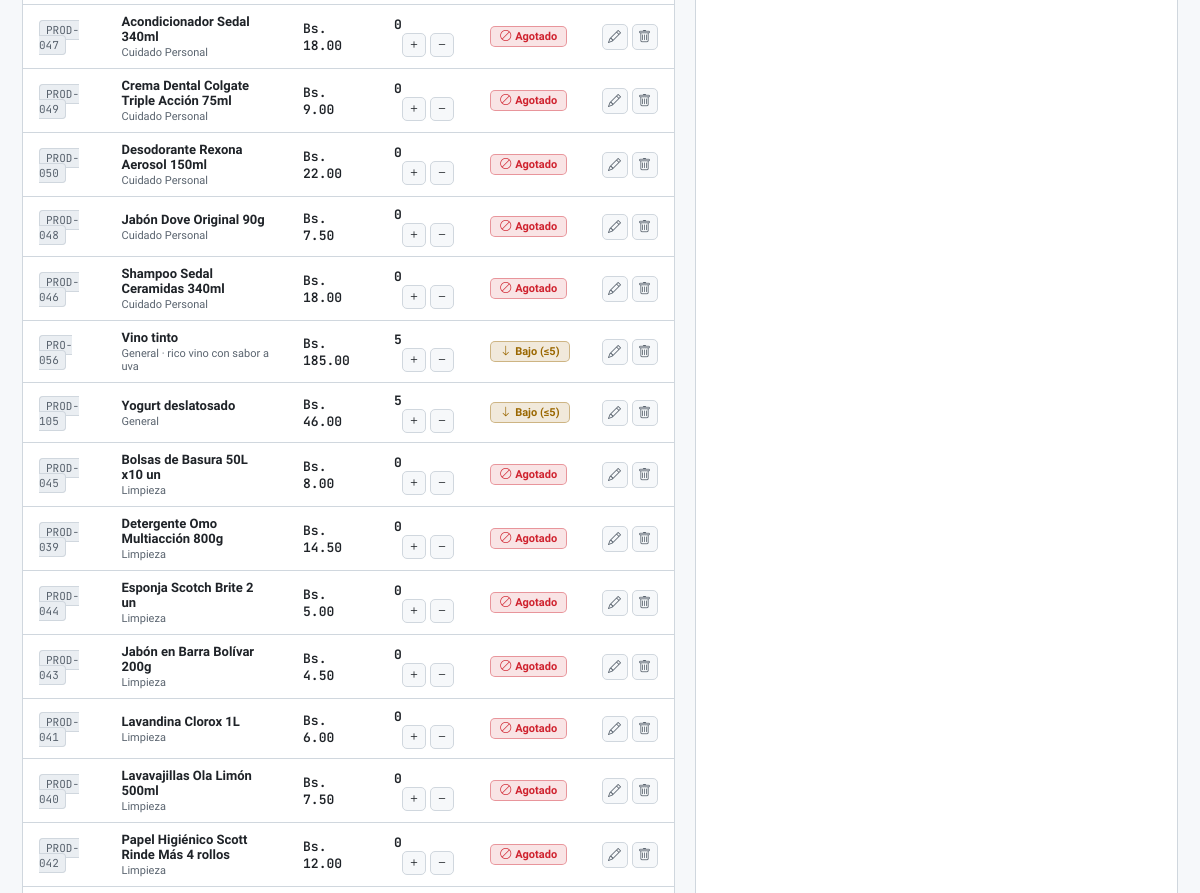
/ (middle part), run on an earlier commit of the app's database.
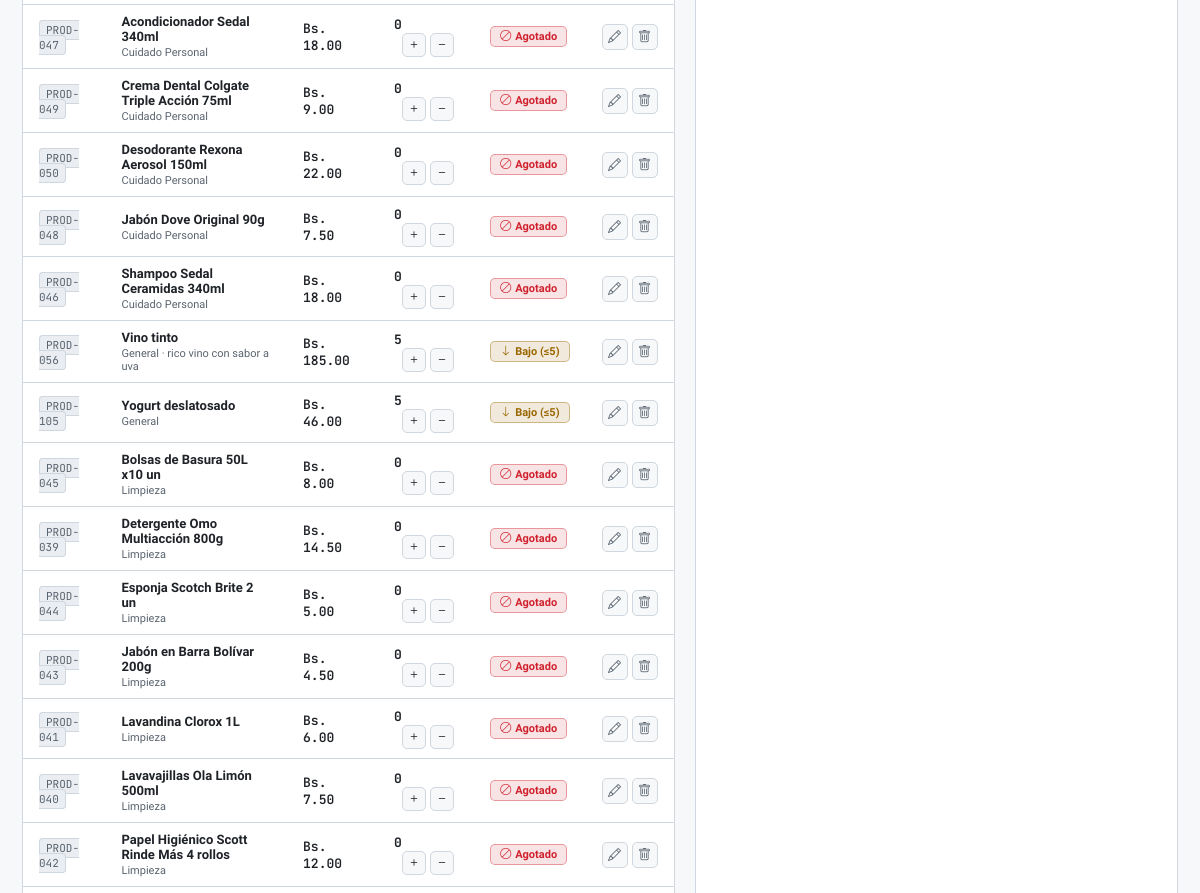
And on a later commit of the database.
### inventario/models.py (models this page shows, shortened)
class Producto(models.Model):
    codigo = models.CharField(max_length=50, unique=True, verbose_name="Código único")
    nombre = models.CharField(max_length=150, verbose_name="Nombre")
    descripcion = models.TextField(blank=True, default="", verbose_name="Descripción")
    categoria = models.CharField(max_length=100, verbose_name="Categoría")
    precio = models.DecimalField(
        max_digits=10, decimal_places=2, verbose_name="Precio",
        validators=[MinValueValidator(0, "El precio no puede ser negativo.")],
    )
    cantidad_existente = models.IntegerField(
        default=0, verbose_name="Cantidad disponible",
        validators=[MinValueValidator(0, "La cantidad no puede ser negativa.")],
    )
    stock_minimo = models.IntegerField(
        default=5, verbose_name="Stock mínimo",
        validators=[MinValueValidator(0, "El stock mínimo no puede ser negativo.")],
    )
    estado = models.BooleanField(default=True, verbose_name="Activo")
    fecha_registro = models.DateTimeField(auto_now_add=True, verbose_name="Fecha de registro")
    class Meta:
        db_table = "productos"
        ordering = ["categoria", "nombre"]

### inventario/views.py (the view)
# urls.py: path('', views.panel_inventario, name='panel'),
@csrf_exempt
def panel_inventario(request):
    if request.method == "POST":
        pregunta = request.POST.get("pregunta", "").strip()
        if not pregunta:
            return JsonResponse({"error": "Por favor escribe una consulta."}, status=400)
        return JsonResponse({"respuesta": chat_consulta(pregunta)})
    mostrar_inactivos = request.GET.get("mostrar") == "inactivos"
    if mostrar_inactivos:
        productos = Producto.objects.all().order_by("categoria", "nombre")
    else:
        productos = Producto.objects.filter(estado=True).order_by("categoria", "nombre")
    activos_qs = Producto.objects.filter(estado=True)
    total_articulos = activos_qs.count()
    criticos_count = activos_qs.filter(
        cantidad_existente__lte=F('stock_minimo'), cantidad_existente__gt=0
    ).count()
    agotados_count = activos_qs.filter(cantidad_existente=0).count()
    total_stock = activos_qs.aggregate(total=Sum('cantidad_existente'))['total'] or 0
    valor_total = sum(p.cantidad_existente * p.precio for p in activos_qs)
    categorias = Producto.objects.filter(estado=True).values_list("categoria", flat=True).distinct().order_by("categoria")
    catalogo = Categoria.objects.all()
    context = {
        "productos": productos,
        "categorias": categorias,
        "catalogo": catalogo,
        "mostrar_inactivos": mostrar_inactivos,
        "total_inactivos": Producto.objects.filter(estado=False).count(),
        "total_articulos": total_articulos,
        "criticos_count": criticos_count,
        "agotados_count": agotados_count,
        "total_stock": total_stock,
        "valor_total": f"{valor_total:,.2f}",
    }
    return render(request, "inventario/index.html", context)

### inventario/models.py (called while the page is built)
    @property
    def total_productos(self):
        return Producto.objects.filter(categoria__iexact=self.nombre).count()

### inventario/templates/inventario/index.html (shortened to what this page needs)
<!DOCTYPE html>
<html lang="es" data-theme="light">
<head>
    <link rel="stylesheet" href="https://cdn.jsdelivr.net/npm/bootstrap-icons@1.11.3/font/bootstrap-icons.min.css">
</head>
<body>
    <main>
        <section class="workspace-grid">
            <div class="system-col">
            <div class="panel">
                <div class="table-wrap">
                    <table id="productsTable">
                        <tbody>
                            {% for p in productos %}
                            <tr id="row-{{ p.id }}">
                                <td><span class="code-tag">{{ p.codigo }}</span></td>
                                <td>
                                    <strong>{{ p.nombre }}</strong>
                                    <span class="prod-cat">{{ p.categoria }}{% if p.descripcion %} · {{ p.descripcion }}{% endif %}</span>
                                </td>
                                <td><span class="price-tag">Bs. {{ p.precio }}</span></td>
                                <td>
                                    <span class="stock-num" id="stock-{{ p.id }}">{{ p.cantidad_existente }}</span>
                                    <span class="stock-actions">
                                        <button class="stock-btn plus" title="Sumar 1" onclick="adjustStock({{ p.id }}, 'sumar')"><i class="bi bi-plus"></i></button>
                                        <button class="stock-btn minus" title="Restar 1" onclick="adjustStock({{ p.id }}, 'restar')"><i class="bi bi-dash"></i></button>
                                    </span>
                                </td>
                                <td id="status-{{ p.id }}">
                                    {% if not p.estado %}
                                        <span class="tag-status tag-off"><i class="bi bi-archive"></i> Inactivo</span>
                                    {% elif p.cantidad_existente == 0 %}
                                        <span class="tag-status tag-danger"><i class="bi bi-ban"></i> Agotado</span>
                                    {% elif p.cantidad_existente <= p.stock_minimo %}
                                        <span class="tag-status tag-warning"><i class="bi bi-arrow-down"></i> Bajo (≤{{ p.stock_minimo }})</span>
                                    {% else %}
                                        <span class="tag-status tag-ok"><i class="bi bi-check2"></i> Óptimo</span>
                                    {% endif %}
                                </td>
                                <td>
                                    <div class="row-actions">
                                        <button class="icon-btn edit" title="Editar" onclick="openModal('{{ p.id }}','{{ p.codigo|escapejs }}','{{ p.nombre|escapejs }}','{{ p.descripcion|escapejs }}','{{ p.categoria|escapejs }}','{{ p.precio }}',{{ p.cantidad_existente }},{{ p.stock_minimo }},{{ p.estado|lower }})"><i class="bi bi-pencil"></i></button>
                                        <button class="icon-btn del" title="Eliminar" onclick="deleteProduct({{ p.id }}, '{{ p.nombre|escapejs }}')"><i class="bi bi-trash"></i></button>
                                    </div>
                                </td>
                            </tr>
                            {% endfor %}
                        </tbody>
                    </table>
                </div>
            </div>
            </div>
            <div class="panel">
                <div class="chat-container">
                    <div class="chat-logs" id="chatLogs">
                    </div>
                </div>
            </div>
        </section>
    </main>
</body>
</html>

What changed in the data, as far as the page shows it:
changed Producto "Vino tinto": codigo "PRO-056" → "PROD-056"
